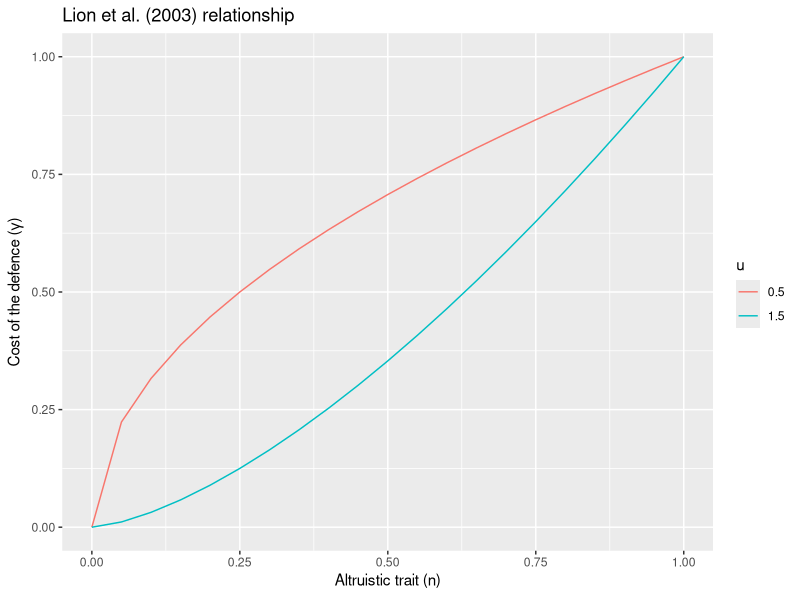
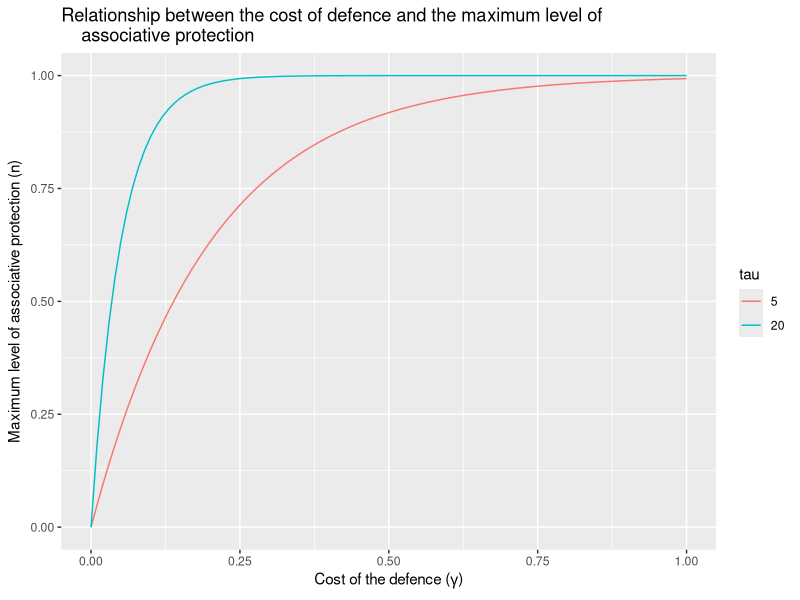
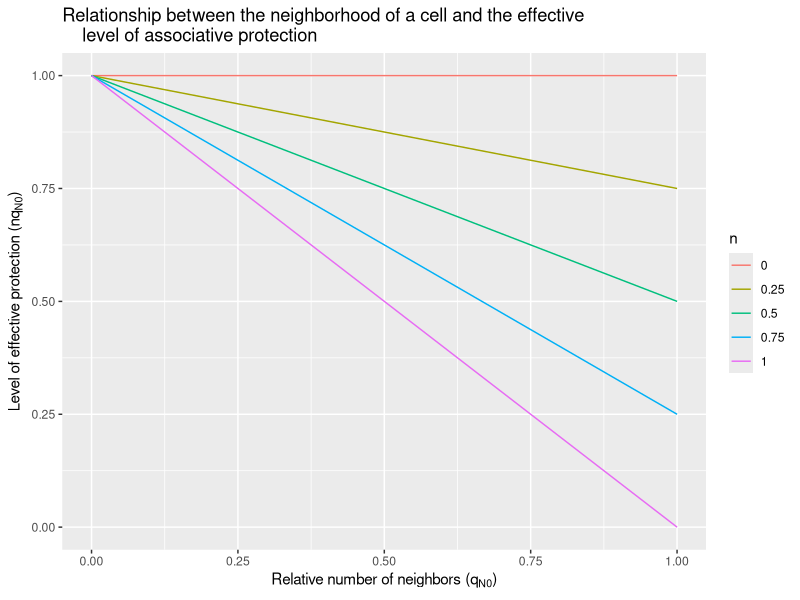
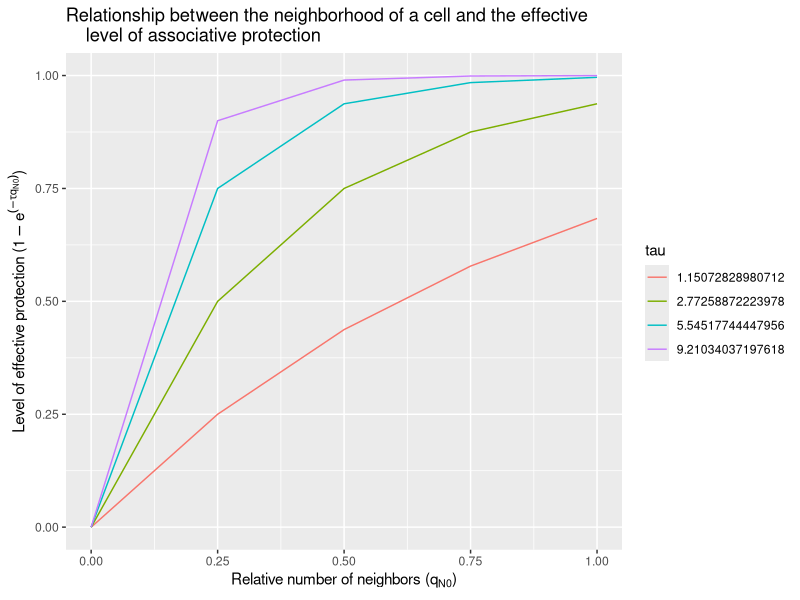

Here is the R script that generated these plots, in order: (Note: this script raises an error after producing the figures.)
## ---- chunk 1
library(tidyverse)
library(magrittr)
## ---- chunk 2
gamma_lion <- function(n, u = 0.3, K = 1) {
  K*n^u
}
factors <- list(n = seq(0, 1, .05), u = c(.5, 1.5))
df <- expand.grid(factors)
df %<>% dplyr::mutate(
  gamma1 = purrr::map2_dbl(n,u, gamma_lion),
  u = as.factor(u)
  )

p <- ggplot(df, aes(x = n, y = gamma1, group = u))
p + geom_line(aes(colour = u), linetype = 1) +
  labs(y = expression(paste("Cost of the defence (", gamma, ")")), 
    x = expression(paste("Altruistic trait (", n, ")")), 
    title = "Lion et al. (2003) relationship")
## ---- chunk 3
#Function
gamma_asymp <- function(gamma1, tau = 20) {
  1 - exp(-tau*gamma1)
}

#Data
factors <- list(gamma1 = seq(0, 1, .01), tau = c(5, 20))
df <- expand.grid(factors) 
df %<>% 
  dplyr::mutate(
  n = purrr::map2_dbl(gamma1, tau, gamma_asymp),
  tau = as.factor(tau)
  )

#Plot
p <- ggplot(df, aes(x = gamma1, y = n, group = tau))
p + geom_line(aes(colour = tau), linetype = 1) +
  labs(
    y = expression(paste("Maximum level of associative protection (", n, ")")),
    x = expression(paste("Cost of the defence (", gamma, ")")), 
    title = "Relationship between the cost of defence and the maximum level of
    associative protection")
## ---- chunk 4
#Function
linear_protection_inc <- function(q_n0, n = 1) {
  1 -  q_n0*n
}

#Data
factors <- list(q_n0 = seq(0, 1, .25), n = seq(0, 1, 0.25))
df <- expand.grid(factors) 
df %<>% 
  dplyr::mutate(
  protection = purrr::map2_dbl(q_n0, n, linear_protection_inc),
  n = as.factor(n)
  )

#Plot
p <- ggplot(df, aes(x = q_n0, y = protection, group = n))
p + geom_line(aes(colour = n), linetype = 1) +
  labs(
    y = expression(paste("Level of effective protection (", n*q[N0], ")")),
    x = expression(paste("Relative number of neighbors (", q[N0], ")")), 
    title = "Relationship between the neighborhood of a cell and the effective 
    level of associative protection")
## ---- chunk 5
compute_tau <- function(p = 9/10, q = 1/4) {
  log(-1/(p - 1))/q
}
## ---- chunk 6
exp_grazing_protection <- function(q_n0, tau = 20) {
  1 - exp(- tau * q_n0) 
}

factors <- list(
  q_n0 = seq(0, 1, .25),
  tau = compute_tau(
    p = c(1/4, 1/2, 3/4, 9/10), 
    q = 1/4)
  )
df <- expand.grid(factors) 
df %<>% 
  dplyr::mutate(
  protection = purrr::map2_dbl(q_n0, tau, exp_grazing_protection),
  tau = as.factor(tau)
  )

#Plot
p <- ggplot(df, aes(x = q_n0, y = protection, group = tau))
p + geom_line(aes(colour = tau), linetype = 1) +
  labs(
    y = expression(paste("Level of effective protection (", 1 - e^(- tau * q[N0]),
	")")), 
    x = expression(paste("Relative number of neighbors (", q[N0], ")")), 
    title = "Relationship between the neighborhood of a cell and the effective
    level of associative protection")
## ---- chunk 7
compute_p_one_z <- function(gamma1, u) {
 1 - exp(- u * gamma1)
}

factors <- list(
  gamma1 = seq(0, .2, .01),
  u = seq(5, 20, 4)
  )

df <- expand.grid(factors) 
df %<>% 
  dplyr::mutate(
  tau = purrr::pmap_dbl(list(gamma1, u), compute_p_1_z),
  u = as.factor(u),
  )

#Plot
p <- ggplot(df, aes(x = gamma1, y = tau))
p + geom_line(aes(colour = u)) +
  labs(
    y = expression(paste("Relative decrease of mortality due to grazing when surrounded by one neighbor ","(", p[frac(1,z)], ")")), 
    x = expression(paste("Cost of defense (", gamma, ")")), 
    title = "Relationship between the protection provided by one neighbor and
    the cost of defense")
